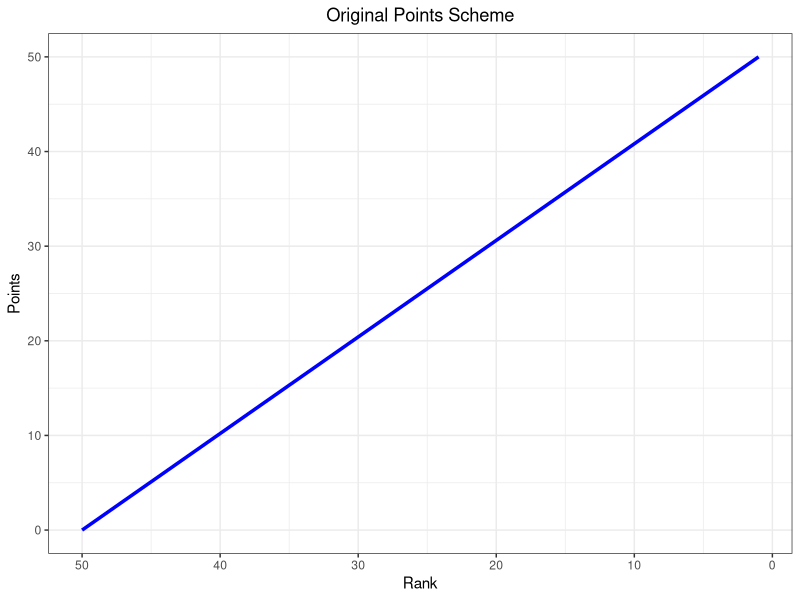
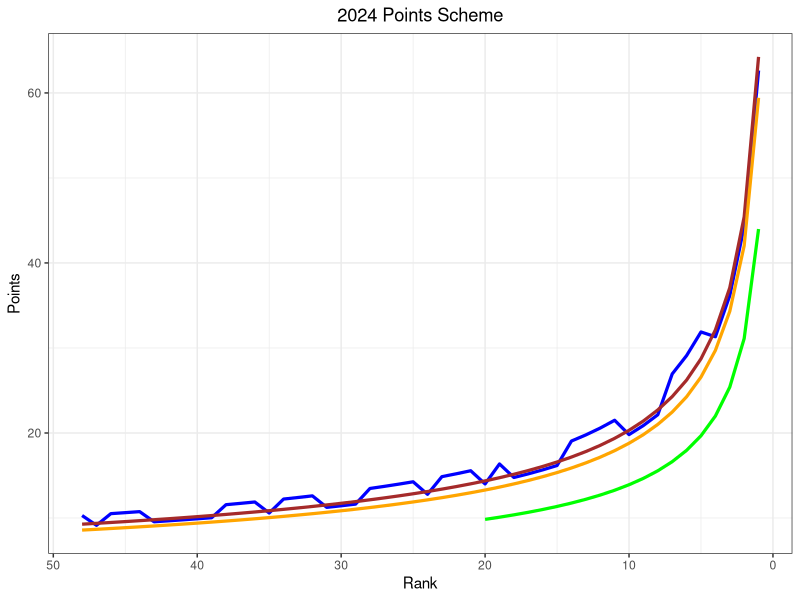

Source code (R) for these figures, in order:
## ---- chunk 1
library(ggplot2)

Points_Ex<- data.frame(Rank=c(1:50))
n<-length(Points_Ex$Rank)

for (i in 1:n){
  Points_Ex$OldP[i]<-(1-(Points_Ex$Rank[i]-1)/(n-1))*50
  
}

ggplot(Points_Ex) +
  geom_line(aes(x=Rank, y=OldP), color="blue", lty=1, linewidth=1.2)+
  theme_bw()+
  scale_y_continuous(name="Points") +
  scale_x_reverse(name="Rank") +
  ggtitle("Original Points Scheme")+
  theme(plot.title = element_text(hjust = 0.5))

#plot(Points_Ex$Rank,Points_Ex$OldP)


## ---- chunk 2
library(ggplot2)

Points_Ex<- data.frame(Rank=c(1:50))
n<-length(Points_Ex$Rank)

players_ex <- c(48,20)

buyin_ex50<-data.frame(Player=c(1:players_ex[1]),Buyin150=150,Rebuy150=0,Buyin50=50,Reby50=0)
buyin_ex50$Rebuy150[1]<-150
buyin_ex50$Rebuy150[2:4]<-150
buyin_ex50$Rebuy150[8:10]<-150
buyin_ex50$Rebuy150[15:18]<-150
buyin_ex50$Rebuy150[20]<-150
buyin_ex50$Rebuy150[24]<-150
buyin_ex50$Rebuy150[29:31]<-150
buyin_ex50$Rebuy150[35]<-150
buyin_ex50$Rebuy150[39:43]<-150
buyin_ex50$Rebuy150[47]<-150

buyin_ex50$Rebuy50[1]<-50
buyin_ex50$Rebuy50[2:4]<-50
buyin_ex50$Rebuy50[8:10]<-50
buyin_ex50$Rebuy50[15:18]<-50
buyin_ex50$Rebuy50[20]<-50
buyin_ex50$Rebuy50[24]<-50
buyin_ex50$Rebuy50[29:31]<-50
buyin_ex50$Rebuy50[35]<-50
buyin_ex50$Rebuy50[39:43]<-50
buyin_ex50$Rebuy50[47]<-50

buyin_ex20<-data.frame(Player=c(1:players_ex[2]),Buyin50=50,Rebuy50=0)
buyin_ex20$Rebuy50[1]<-50
buyin_ex20$Rebuy50[2:4]<-50
buyin_ex20$Rebuy50[8:10]<-50
buyin_ex20$Rebuy50[15:17]<-50

pmoney_ex<-c(0,0,0,0)

pmoney_ex[1] <- sum(buyin_ex50$Buyin150)+sum(buyin_ex50$Rebuy150)
pmoney_ex[2] <- sum(buyin_ex50$Buyin150)
pmoney_ex[3] <- sum(buyin_ex50$Buyin50)+sum(buyin_ex50$Rebuy50)
pmoney_ex[4] <- sum(buyin_ex50$Buyin50)

for (i in 1:players_ex[1]){
  buyin_ex50$p_rebuy_150 [i]<- 2*sqrt(players_ex[1]/i)*(1+log10(pmoney_ex[1]/players_ex[1]+0.25))^2/(log10(buyin_ex50$Buyin150[i]+buyin_ex50$Rebuy150[i]+0.25))
  
  buyin_ex50$p_freeze_150 [i]<- 2*sqrt(players_ex[1]/i)*(1+log10(pmoney_ex[2]/players_ex[1]+0.25))^2/(log10(buyin_ex50$Buyin150[i]+0+0.25))
  
    buyin_ex50$p_rebuy_50 [i]<- 2*sqrt(players_ex[1]/i)*(1+log10(pmoney_ex[3]/players_ex[1]+0.25))^2/(log10(buyin_ex50$Buyin50[i]+buyin_ex50$Rebuy50[i]+0.25))
  
  buyin_ex50$p_freeze_50 [i]<- 2*sqrt(players_ex[1]/i)*(1+log10(pmoney_ex[4]/players_ex[1]+0.25))^2/(log10(buyin_ex50$Buyin50[i]+0+0.25))
  
  
  
}

pmoney_ex20<-c(0,0,0,0)

pmoney_ex20[3] <- sum(buyin_ex20$Buyin50)+sum(buyin_ex20$Rebuy50)
pmoney_ex20[4] <- sum(buyin_ex20$Buyin50)

for (i in 1:20){
  
  buyin_ex20$p_rebuy_50 [i]<- 2*sqrt(players_ex[1]/i)*(1+log10(pmoney_ex20[3]/players_ex[1]+0.25))^2/(log10(buyin_ex20$Buyin50[i]+buyin_ex20$Rebuy50[i]+0.25))
  buyin_ex20$p_freeze_50 [i]<- 2*sqrt(players_ex[1]/i)*(1+log10(pmoney_ex20[4]/players_ex[1]+0.25))^2/(log10(buyin_ex20$Buyin50[i]+0+0.25))
  
}

#2 * SQRT(Players / Rank) * (1 + LOG(Prizemoney / Players + 0.25))^2 / (1 + LOG(Buy-in + Rebuys + Add-ons + 0.25))



ggplot() +
  geom_line(aes(x=buyin_ex50$Player, y=buyin_ex50$p_rebuy_150), color="blue", lty=1, linewidth=1.1)+
  geom_line(aes(x=buyin_ex50$Player, y=buyin_ex50$p_freeze_150), color="brown", lty=1, linewidth=1.1)+
 # geom_line(aes(x=buyin_ex50$Player, y=buyin_ex50$p_rebuy_50), color="green", lty=1, linewidth=1.1)+
  geom_line(aes(x=buyin_ex50$Player, y=buyin_ex50$p_freeze_50), color="orange", lty=1, linewidth=1.1)+
  geom_line(aes(x=buyin_ex20$Player, y=buyin_ex20$p_freeze_50), color="green", lty=1, linewidth=1.1)+
 
  
  
  theme_bw()+
  scale_y_continuous(name="Points") +
  scale_x_reverse(name="Rank") +
  ggtitle("2024 Points Scheme")+
  theme(plot.title = element_text(hjust = 0.5))

#plot(Points_Ex$Rank,Points_Ex$OldP)


